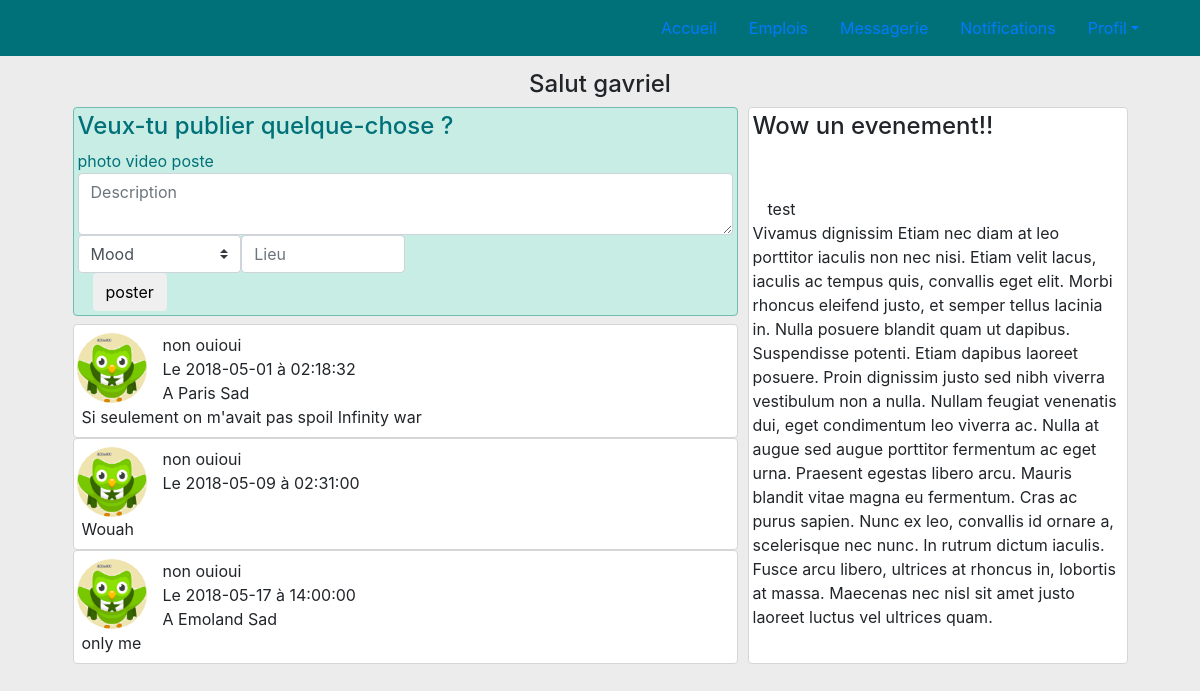
The page /pages/home.php (signed in) on the database its author committed.
### tables this page shows
CREATE TABLE IF NOT EXISTS `publication` (
  `ID_author` int(11) NOT NULL,
  `ID_post` int(11) NOT NULL AUTO_INCREMENT,
  `date` date NOT NULL,
  `time` time NOT NULL,
  `visibility` varchar(20) NOT NULL,
  `location` varchar(50) DEFAULT NULL,
  `emotion` varchar(20) DEFAULT NULL,
  `text` text NOT NULL,
  `ID_media` int(11) DEFAULT NULL,
  `nb_like` int(11) DEFAULT NULL,
  PRIMARY KEY (`ID_post`)
);

CREATE TABLE IF NOT EXISTS `user` (
  `ID_user` int(11) NOT NULL AUTO_INCREMENT,
  `name` varchar(20) NOT NULL,
  `first_name` varchar(20) NOT NULL,
  `email` varchar(50) NOT NULL,
  `password` text NOT NULL,
  `type` varchar(20) NOT NULL,
  `pseudo` varchar(20) NOT NULL,
  `profile_pic` varchar(50) DEFAULT '../resources/pp_base.png',
  `header_pic` varchar(50) DEFAULT '../resources/header_base.png',
  `creation_date` date NOT NULL,
  KEY `ID_user` (`ID_user`)
);

### pages/post.php (the view)
<div class="row">
    <div class="profile_pic rounded"><img src="../resources/pp_base.png" style="max-height : 70px" class="img-fluid rounded-circle" alt="pp"> </div>
    <?php echo "".$data["author_f_n"]." ".$data["author_n"]."<br>";
            echo "Le ".$data["date"]." à ".$data["time"]."<br>";
            if (!empty($data["location"]) )
            {
                echo "A ".$data["location"]." ";
            }
            if (!empty($data["emotion"]) )
            {
                echo "".$data["emotion"]."<br>";
            }
    ?>
</div>
    <?php echo "".$data["text"]."<br>"; ?>

### pages/home.php (shortened to what this page needs)
<!DOCTYPE html>
<html lang="en">
<head>
	<link href="global.css" rel="stylesheet" type="text/css" />
	<link rel="stylesheet" href="https://stackpath.bootstrapcdn.com/bootstrap/4.1.0/css/bootstrap.min.css">
</head>
<body>
<header>
  <div><?php include ("menu.php"); ?>
   </div>
</header>
<div class="container">
  <div class="row justify-content-center"><h4>Salut <?php echo $_SESSION['first_name']; ?> </h4></div>
  <div class="row justify-content-center">
    <div class="col-lg-7">
      <div class="row">
        <div id="publish_box" class="col-lg-12 rounded p-1 mb-2">
          <h4>Veux-tu publier quelque-chose ?</h4>
          <?php include ("publish.php"); ?>
        </div>
        <br />
      </div>
      <div class="row">
        <?php
          try {
          $bdd = new PDO('mysql:host=localhost;dbname=eceperanto;charset=utf8', 'root', '');
          }
          catch (Exception $e)
          {
              die('Erreur : ' . $e->getMessage());
          }
          $posts = $bdd->query("SELECT u1.name AS author_n, u1.first_name AS author_f_n,
          publication.date, publication.time, publication.text, publication.location, publication.emotion
          FROM publication
          INNER JOIN user u1 ON u1.ID_user = publication.ID_author
          WHERE u1.ID_user =10");
          while ($data = $posts->fetch())
          {
            echo '<div class="col-lg-12 post_style rounded p-2">';
            include ("post.php");
            echo "</div><br />";
          }
        ?>
      </div>
    </div>
    <div id="event_box" class=" col-lg-4 rounded p-1"><h4> Wow un evenement!!</h4><br/><br/>
    <?php include ("event.php"); ?>
    Vivamus dignissim Etiam nec diam at leo porttitor iaculis non nec nisi.
    Etiam velit lacus, iaculis ac tempus quis, convallis eget elit.
    Morbi rhoncus eleifend justo, et semper tellus lacinia in.
    Nulla posuere blandit quam ut dapibus.
    Suspendisse potenti. Etiam dapibus laoreet posuere.
    Proin dignissim justo sed nibh viverra vestibulum non a nulla.
    Nullam feugiat venenatis dui, eget condimentum leo viverra ac.
    Nulla at augue sed augue porttitor fermentum ac eget urna.
    Praesent egestas libero arcu. Mauris blandit vitae magna eu fermentum.
    Cras ac purus sapien. Nunc ex leo, convallis id ornare a, scelerisque nec nunc. In rutrum dictum iaculis. Fusce arcu libero, ultrices at rhoncus in, lobortis at massa. Maecenas nec nisl sit amet justo laoreet luctus vel ultrices quam.
    </div>
  </div>
</div>
</body>
</html>

### pages/global.css (style rules this page uses)
body { padding-top: 70px; background-color: #ececec !important; }
.post_style { background-color: #ffffff; border-width:1px; border-style:solid; border-color:#d6d6d6; }
#event_box { background-color: #ffffff; border-width:1px; border-style:solid; border-color:#d6d6d6; margin-left: 10px; }
#publish_box { background-color: #c8ede5; color:#007179; border-width:1px; border-style:solid; border-color:#72bbb0; }
.profile_pic { padding-left: 10px; width: 8vw; }

### rows shown on the page
publication: ID_author.first_name "non", ID_author.name "ouioui", date "2018-05-01", time "02:18:32", location "Paris", emotion "Sad", text "Si seulement on m'avait pas spoil Infinity war"
publication: ID_author.first_name "non", ID_author.name "ouioui", date "2018-05-09", time "02:31:00", text "Wouah"
publication: ID_author.first_name "non", ID_author.name "ouioui", date "2018-05-17", time "14:00:00", location "Emoland", emotion "Sad", text "only me"

### other values the page prints
$_SESSION['first_name'] "gavriel"
